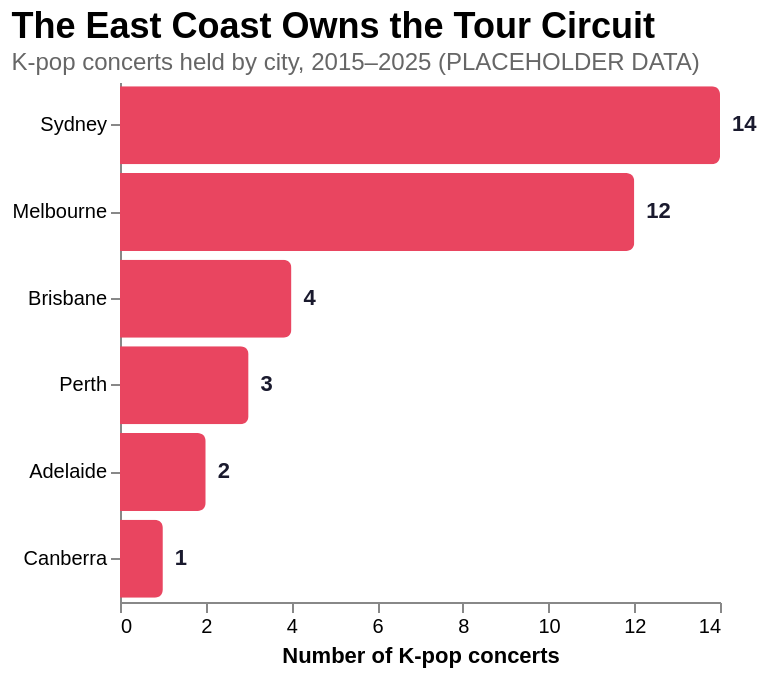

Vega-Lite specification for this chart:
### Vega-Lite specification from a JSON file in a GitHub repository (floating-point values rounded to 4 significant figures)
{"$schema": "https://vega.github.io/schema/vega-lite/v5.json", "title": {"text": "The East Coast Owns the Tour Circuit", "subtitle": "K-pop concerts held by city, 2015–2025 (PLACEHOLDER DATA)", "anchor": "start", "fontSize": 18, "subtitleFontSize": 12, "subtitleColor": "#666"}, "width": "container", "height": 260, "data": {"values": [{"city": "Sydney", "concerts": 14, "attendance": 195000}, {"city": "Melbourne", "concerts": 12, "attendance": 168000}, {"city": "Brisbane", "concerts": 4, "attendance": 38000}, {"city": "Perth", "concerts": 3, "attendance": 31000}, {"city": "Adelaide", "concerts": 2, "attendance": 14000}, {"city": "Canberra", "concerts": 1, "attendance": 6000}]}, "layer": [{"mark": {"type": "bar", "color": "#e94560", "cornerRadiusEnd": 4}, "encoding": {"y": {"field": "city", "type": "nominal", "sort": "-x", "title": null}, "x": {"field": "concerts", "type": "quantitative", "title": "Number of K-pop concerts"}, "tooltip": [{"field": "city", "title": "City"}, {"field": "concerts", "title": "Concerts"}, {"field": "attendance", "title": "Total attendance"}]}}, {"mark": {"type": "text", "align": "left", "dx": 6, "color": "#1a1a2e", "fontWeight": "bold"}, "encoding": {"y": {"field": "city", "type": "nominal", "sort": "-x"}, "x": {"field": "concerts", "type": "quantitative"}, "text": {"field": "concerts"}}}], "config": {"view": {"stroke": null}, "axis": {"grid": false}}}
